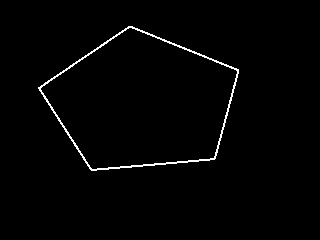
#> input picture exercicio-05/pentagon.jpg, 320 x 240 px, given in place of pentagon.png, which was not available
$ jupyter execute Untitled.ipynb   (text cells are left out)
#> lines starting #> are read from the running program, lines starting #| are printed output that depends on the picture; after the words box and inside, x2 and y2 are one past the last pixel; in counts of white or black regions, pixels touching at a corner belong together; pictures that were not available may be replaced by others from this repository, and a replacement may not be noted
[cell 1]
import cv2
import numpy as np

[cell 2]
image_1 = np.zeros((512,512), np.uint8)
image_1[256,256] = 255
cv2.imwrite('image.jpg', image_1)
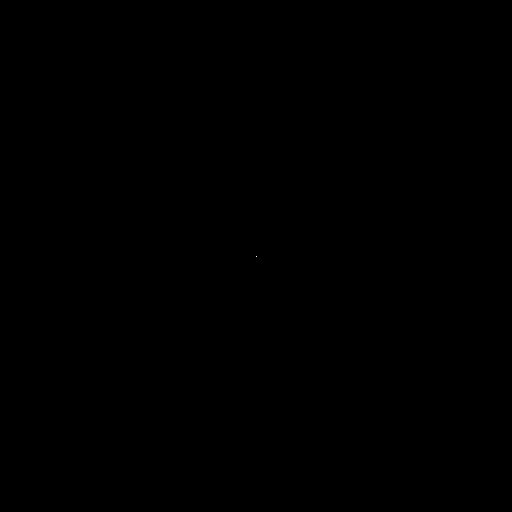
#> saved as image.jpg: shape (512, 512); 0% white in thin lines or dots, all inside (x1, y1, x2, y2) = (256, 256, 257, 257)
img = cv2.imread('image.jpg')
#> img: shape (512, 512, 3); min 0, max 255, mean 0

[cell 3]
image_2 = cv2.imread('pentagon.png')
#> image_2 is the input picture: shape (240, 320, 3); min 0, max 255, mean 3.6
ret,thresh2 = cv2.threshold(image_2,127,255,cv2.THRESH_BINARY_INV)
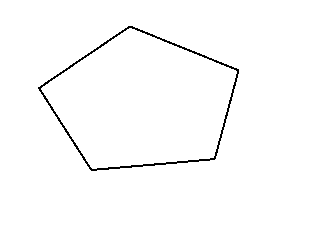
#> thresh2: shape (240, 320, 3); 98.6% white; black in thin lines or dots, all inside (x1, y1, x2, y2) = (38, 26, 239, 171)
cv2.imshow('thresh2', thresh2)
cv2.waitKey(0)
cv2.destroyAllWindows()

[cell 4]
cv2.imwrite("pentagon.jpg", thresh2)
#> Out = True

[cell 5]
edges = cv2.Canny(thresh2,10,15)
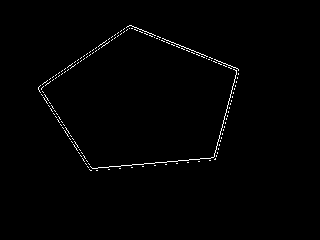
#> edges: shape (240, 320); 0.94% white in thin lines or dots, all inside (x1, y1, x2, y2) = (38, 25, 239, 171)
#edges = cv2.Canny(img,50,200)
cv2.imshow('edges', edges)
cv2.waitKey(0)
cv2.destroyAllWindows()

[cell 6]
cv2.imwrite("edges.jpg", edges)
#> Out = True

[cell 7]
image_2 = cv2.imread('pentagon.jpg')
#> image_2: shape (240, 320, 3); min 0, max 255, mean 251.4

edges = cv2.Canny(thresh2,10,15)

lines = cv2.HoughLines(edges,1,np.pi/180, 1)

for p,angle in lines[0]:

    a = np.cos(angle)

    b = np.sin(angle)

    x0 = a*p

    y0 = b*p

    x1 = int(x0 + 1000*(-b))

    y1 = int(y0 + 1000*(a))

    x2 = int(x0 - 1000*(-b))

    y2 = int(y0 - 1000*(a))

    cv2.line(image_2,(x1,y1), (x2,y2), (0,0,255),1)
#> this loop made 1 pass
#> (p, angle, a, b, x0, y0, x1, y1) on pass 1: (175, 1.48, 0.0872, 0.996, 15.25, 174.3, -980, 261)
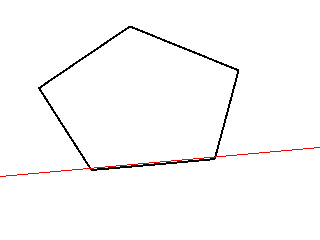
#> image_2: shape (240, 320, 3); mean B, G, R 250.3, 250.3, 251.4

cv2.imwrite('linesDetected.jpg', image_2)
#> Out = True
